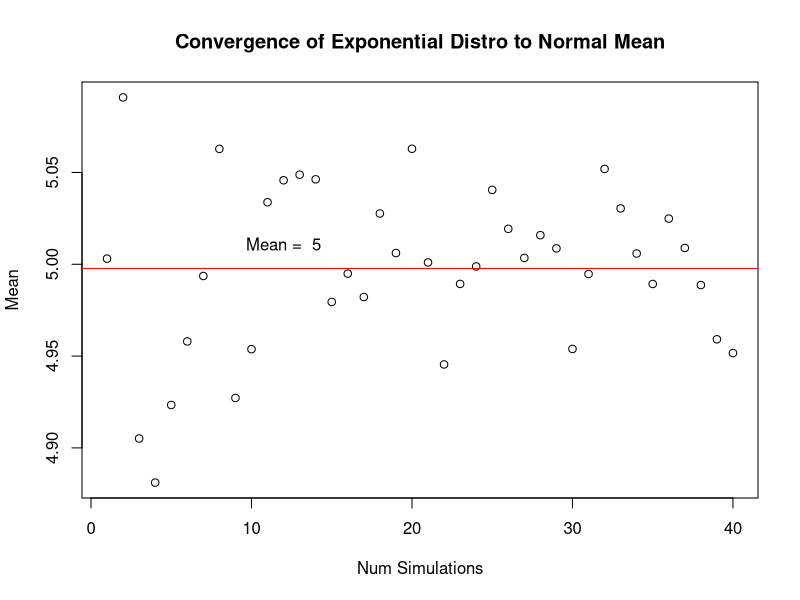
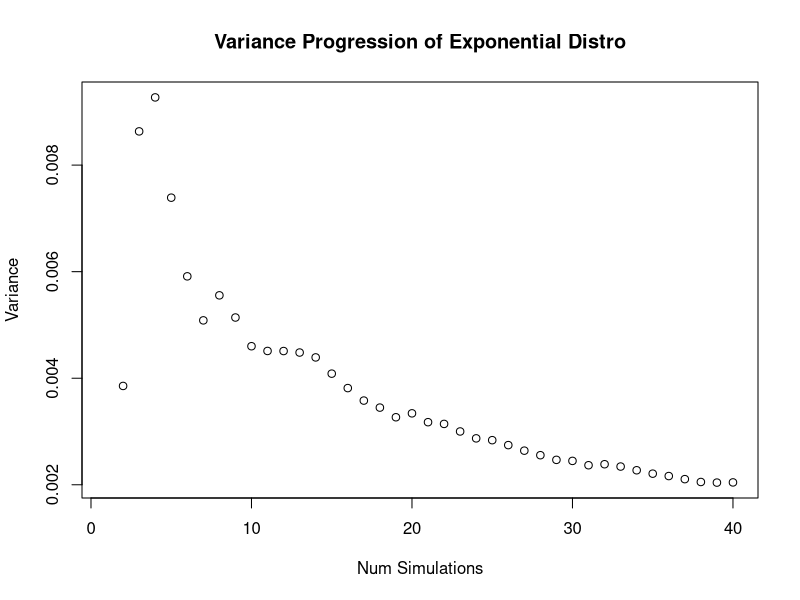
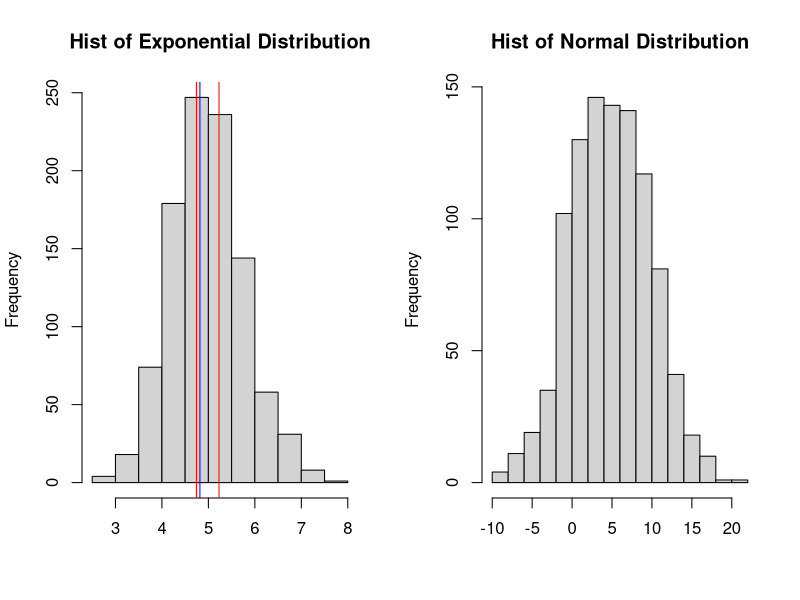
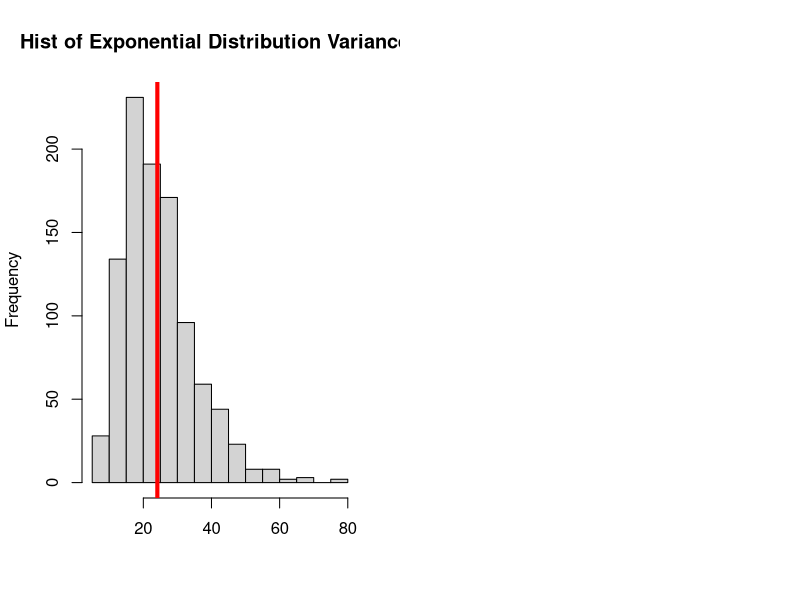

The R source for these figures, in order:
## ---- chunk 1
knitr::opts_chunk$set(echo = FALSE)
# Set random seed and constants
set.seed(1234)
lambda <- 0.2
rMean <- 1/lambda
rSD <- 1/lambda
n <- 40
numSims <- 1000
## ---- chunk 2
# Show convergence progression to the normal distribution over 40 simulations
  overallMean <- c()
  overallSD <- c()
  overallVar <- c()
  for(i in 1:n){
    expData <- rexp(n = i*numSims, rate = lambda)
    expDataMatrix <- matrix(expData, nrow = numSims, ncol = i)
    expDataMeanArray <- apply(expDataMatrix, 1, mean)
    overallMean <- c(overallMean, mean(expDataMeanArray))
    overallSD <- c(overallSD, sd(overallMean))
    overallVar <- c(overallVar, var(overallMean))
  }
## ---- chunk 3
  plot(overallMean, xlab = "Num Simulations", ylab = "Mean", 
  main = "Convergence of Exponential Distro to Normal Mean")
  abline(h = mean(overallMean), col = "red")
  text(x = 12, y = 5.011, labels = paste("Mean = ", round(mean(overallMean), 2))) 
## ---- chunk 4
  plot(overallVar, xlab = "Num Simulations", ylab = "Variance", 
       main = "Variance Progression of Exponential Distro")
## ---- chunk 5
# Show distribution of means over final simulation:
  finalExpData <- rexp(n = n*numSims, rate = lambda)
  finalExpDataMatrix <- matrix(finalExpData, nrow = numSims, ncol = n)
  finalExpMeanArray <- apply(finalExpDataMatrix, 1, mean)
  finalExpVarArray <- apply(finalExpDataMatrix, 1, var)
  finalExpMean <- mean(finalExpMeanArray)
  finalExpSD <- sd(finalExpMeanArray)
  finalExpVar <- var(finalExpMeanArray)
  standError <- finalExpSD/sqrt(n)
  upperCI <- finalExpMean + 1.96*standError
  lowerCI <- finalExpMean - 1.96*standError
## ---- chunk 6
# Normal distribution
  normDist <- rnorm(n = numSims, mean = 1/lambda, sd = 1/lambda)
  normDistMean <- mean(normDist)
  normDistSD <- sd(normDist)
  normDistVar <- var(normDist)
## ---- chunk 7
  par(mfrow = c(1,2))
  hist(finalExpMeanArray, xlab = "", main = "Hist of Exponential Distribution")
  abline(v = lowerCI, col = "red")
  abline(v = upperCI, col = "red")
  abline(v = normDistMean, col = "blue")
  hist(normDist, xlab = "", main = "Hist of Normal Distribution")
## ---- chunk 8
  hist(finalExpVarArray, xlab = "", main = "Hist of Exponential Distribution Variances")
  abline(v = normDistVar, col = "red", lwd = 4)
  legend(x = c(60, 77), y = c(290, 370), c("Exp", "Norm"), lty = c(1,1), 
         col = c("black", "red"), lwd = c(2.5,2.5))
